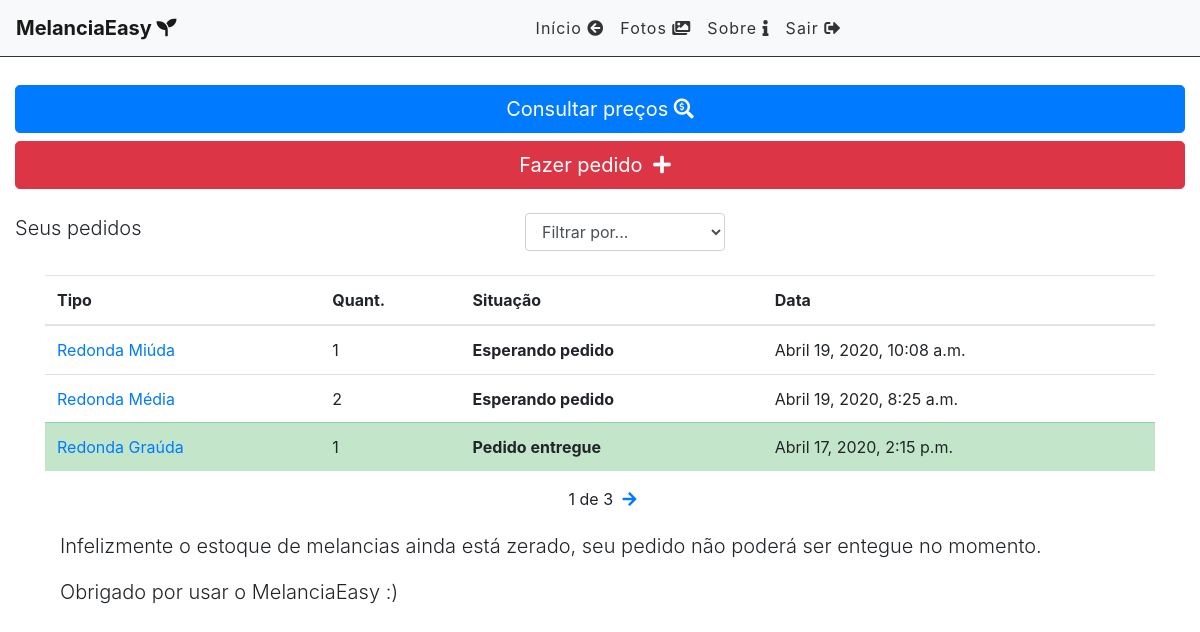
The app's page / (signed in) with its own data.
### cliente/models.py (models this page shows, shortened)
class Pedido(models.Model):
    STATUS = (
        ('doing', 'Esperando pedido'),
        ('done', 'Pedido entregue'),
    )
    STATUSTIPO = (
        ('rgrauda', 'Redonda Graúda'),
        ('rmedia', 'Redonda Média'),
        ('rmiuda', 'Redonda Miúda'),
    )
    VALOR = 0.00
    STATUSVALOR = (
        (VALOR, 'Valor não disponível')
    )
    quantidade = models.IntegerField(default=1)
    vendedor = models.CharField(max_length=30, default='Roberto')
    tipomelancia = models.CharField(max_length=7,choices=STATUSTIPO)
    logradouro = models.CharField(max_length=100)
    bairro = models.CharField(max_length=50)
    pontoreferencia = models.CharField(max_length=100)
    valor = models.FloatField(default = VALOR)
    done = models.CharField(
        max_length=5,
        choices=STATUS,
    )
    comentario = models.TextField(max_length=200, default='Sem comentário')
    user = models.ForeignKey(get_user_model(), on_delete=models.CASCADE)
    created_at = models.DateTimeField(auto_now_add=True)
    updated_at = models.DateTimeField(auto_now=True)

### cliente/views.py (the view)
# urls.py: path('', views.pedidoList, name='pedido-list'),
@login_required
def pedidoList(request):
    search = request.GET.get('search')
    filter = request.GET.get('filter')
    pedidosDoneRecently = Pedido.objects.filter(done='done', updated_at__gt=datetime.datetime.now()-datetime.timedelta(days=30)).count()
    pedidosDone = Pedido.objects.filter(done='done', user=request.user).count()
    pedidosDoing = Pedido.objects.filter(done='doing', user=request.user).count()
    if search:
        pedidos = Pedido.objects.filter(title__icontains=search, user=request.user)
    elif filter:
        pedidos = Pedido.objects.filter(done=filter, user=request.user)
    else:
        pedidos_list = Pedido.objects.all().order_by('-created_at').filter(user=request.user)
        paginator = Paginator(pedidos_list, 3)
        page = request.GET.get('page')
        pedidos = paginator.get_page(page)
    return render(request, 'cliente/list.html',
        {'pedidos':pedidos, 'pedidosrecently': pedidosDoneRecently, 'pedidosdone': pedidosDone, 'pedidosdoing': pedidosDoing })

### cliente/templates/cliente/list.html (shortened to what this page needs)
{% extends 'base.html' %}
{% block content %}
<div class="row">
        <div class="col-md-12 mt-2">
            <a href="{% url 'precos' %}" class="btn btn-primary btn-block btn-lg" role="button">Consultar preços <i class="fas fa-search-dollar"></i> </a>
        </div>
        <div  class="mt-2  col-md-12 mb-2 ">
            <a href="newpedido/" class="btn btn-danger btn-block btn-lg" role="button">Fazer pedido <i class="fas fa-plus"></i></a>
        </div>
</div>
<div class="row">
    <div class="form-group lead mt-3 col-5">
                <p>Seus pedidos</p>
    </div>
    <div class="form-group mt-3 col-7">
        <select name="filter" id="filter" class="form-control col-11">
            <option value="">Filtrar por...</option>
        </select>
    </div>
</div>
<div class="row mb-5">
 <div class="container">
   {% if pedidos %}
    <div class="table-responsive">
    <table class="table">
      <thead>
        <tr>
          <th scope="col">Tipo</th>
          <th scope="col">Quant.</th>
          <th scope="col">Situação</th>
          <th scope="col">Data</th>
        </tr>
      </thead>
      <tbody>
        {% for pedido in pedidos %}
            {% if pedido.done == 'done' %}
            <tr class="table-success">
            {% else %}
            <tr>
            {% endif %}
              <td><a href="#">{{pedido.get_tipomelancia_display}}</a></td>
              <td>{{pedido.quantidade}}</td>
              <th>{{pedido.get_done_display}}</th>
              <td>{{pedido.created_at}}</td>
            </tr>
            <tr>
        {% endfor %}
      </tbody>
    </table>
    </div>
    <div class="pagination">
        <span class="step-links">
            {% if pedidos.paginator.num_pages %}
            <span class="current">
                {{ pedidos.number }} de {{ pedidos.paginator.num_pages }}
            </span>
            {% endif %}
            {% if pedidos.has_next %}
                <a href="?page={{ pedidos.next_page_number }}"><i class="fas fa-arrow-right"></i></a>
            {% endif %}
        </span>
    </div>
    <div class="row">
        <div class="col-md-12 lead">
           <p> Infelizmente o estoque de melancias ainda está zerado, seu pedido não poderá ser entegue no momento. </p>
            <p>Obrigado por usar o MelanciaEasy :)</p>
        </div>
     </div>
     {% endif %}
    </div>
</div>
{% endblock %}

### cliente/templates/base.html (shortened to what this page needs)
{% load static %}
<!DOCTYPE html>
<html lang="en">
<head>
    <link href="https://stackpath.bootstrapcdn.com/bootstrap/4.3.1/css/bootstrap.min.css" rel="stylesheet">
    <link rel="stylesheet" href="{% static 'css/style.css' %}">
    <link rel="stylesheet" href="https://use.fontawesome.com/releases/v5.7.2/css/all.css">
</head>
<body >
    <div class="container-fluid">
        <nav class="navbar navbar-expand-lg navbar-light bg-light">
            <a class="navbar-brand" href="/">MelanciaEasy <i class="fas fa-seedling"></i></a>
            <div class="collapse navbar-collapse" id="navbarSupportedContent">
                <ul class="navbar-nav">
                    {% if user.is_authenticated %}
                    <li class="nav-item">
                        <a class="nav-link" href="{% url 'pedido-list' %}">Início <i class="fas fa-arrow-circle-left"></i></a>
                    </li>
                    <li class="nav-item">
                        <a class="nav-link" href="{% url 'fotos' %}">Fotos <i class="fas fa-images"></i></a>
                    </li>
                    {% endif %}
                    <li class="nav-item">
                        <a class="nav-link" href="{% url 'sobre' %}">Sobre <i class="fas fa-info"></i></a>
                    </li>
                    {% if user.is_authenticated %}
                    <li class="nav-item">
                            <a class="nav-link" href="/accounts/logout">Sair <i class="fas fa-sign-out-alt"></i></a>
                        </li>
                    {% endif %}
                </ul>
            </div>
        </nav>
        {% block content %}
        {% endblock %}
    </div>
</body>
</html>

### cliente/static/css/style.css (style rules this page uses)
.container-fluid { padding: 0; }
.container-fluid .row { margin: 0; }
.navbar { border-bottom: 1px solid #333; margin-bottom: 20px; }
.navbar-nav { margin: auto; }
.navbar-brand { font-weight: bold; }
.navbar-light .navbar-nav a.nav-link { color: #333; letter-spacing: 1px; }
.fas.fa-plus { color: #FFF; margin-right: 10px; margin-left: 5px; }
#filter { display: inline-block; width: 200px; margin-left: 10px; }
.pagination { margin-bottom: 20px; }
.step-links { position: relative; margin-left: auto; margin-right: auto; }
.step-links .current { margin-left: 5px; margin-right: 5px; }

### records on screen
Pedido: tipomelancia "Redonda Miúda", quantidade "1", done "Esperando pedido", created_at "Abril 19, 2020, 10:08 a.m."
Pedido: tipomelancia "Redonda Média", quantidade "2", done "Esperando pedido", created_at "Abril 19, 2020, 8:25 a.m."
Pedido: tipomelancia "Redonda Graúda", quantidade "1", done "Pedido entregue", created_at "Abril 17, 2020, 2:15 p.m."

### other values on screen
{{ pedidos.number }} "1"
{{ pedidos.paginator.num_pages }} "3"
